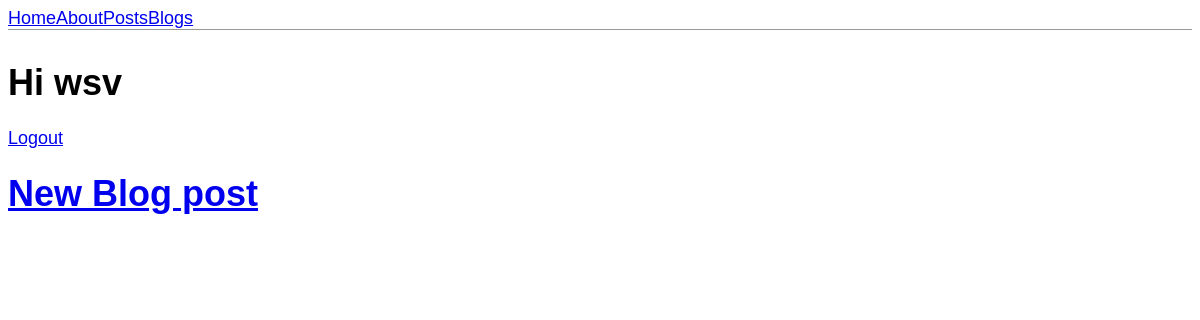
Before: /blogs/ (signed in) with the older database file.
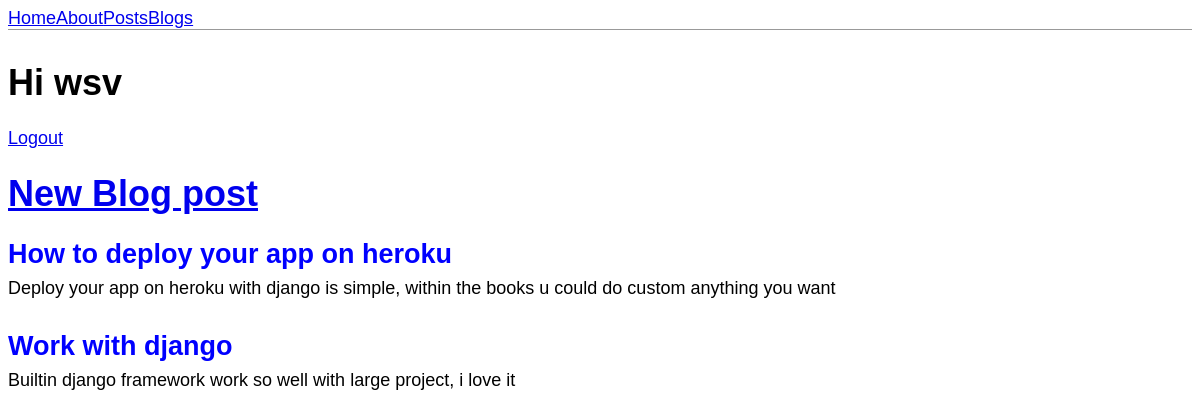
After: the same page with the newer database file.
### blogs/models.py (models this page shows, shortened)
class PostBlog(models.Model):
    title = models.CharField(max_length=200)
    author = models.ForeignKey("auth.User", on_delete=models.CASCADE)
    body = models.TextField()

### blogs/views.py (the view)
# urls.py: path("", BlogListView.as_view(), name="blogs"),
class BlogListView(ListView):
    model = PostBlog
    template_name = "blogs.html"

### templates/blogs.html
{% extends 'base.html' %}
{% block content %}
  <div class="nav-left">
    <h1><a href="{% url 'post_new' %}">New Blog post</a></h1>
  </div>
  {% for post in postblog_list %}
    <div class="post-entry">
      <h2><a href="{% url 'post_detail' post.pk %}">{{ post.title }}</a></h2>
      <p>{{ post.body }}</p>
    </div>
  {% endfor %}
{% endblock %}

### templates/base.html (shortened to what this page needs)
{% load static %}
<html>
  <head>
    <link rel="stylesheet" href="{% static 'css/base.css' %}" />
  </head>
</html>
{% if user.is_authenticated %}
  <header>
    <a href="{% url 'home' %}">Home</a>
    <a href="{% url 'about' %}">About</a>
    <a href="{% url 'posts' %}">Posts</a>
    <a href="{% url 'blogs' %}">Blogs</a>
  </header>
  <h1>Hi {{ user.username }}</h1>
  <p>
    <a href="{% url 'logout' %}">Logout</a>
  </p>
  {% block content %}
  {% endblock %}
{% else %}
  <p>Your are not logged in</p>
  <a href="{% url 'login' %}">Login</a> |
  <a href="{% url 'signup' %}">Sign up</a>
{% endif %}

### static/css/base.css (style rules this page uses)
header { border-bottom: 1px solid #999; margin-bottom: 2rem; display: flex; }
.post-entry { margin-bottom: 2rem; }
.post-entry h2 { margin: 0.5rem 0; }
.post-entry h2 a, .post-entry h2 a:visited { color: blue; text-decoration: none; }
.post-entry p { margin: 0; font-weight: 400; }

Changed rows visible on the page:
added PostBlog: title "How to deploy your app on heroku", body "Deploy your app on heroku with django is simple, within the books u could do custom anything you want"
added PostBlog: title "Work with django", body "Builtin django framework work so well with large project, i love it"
